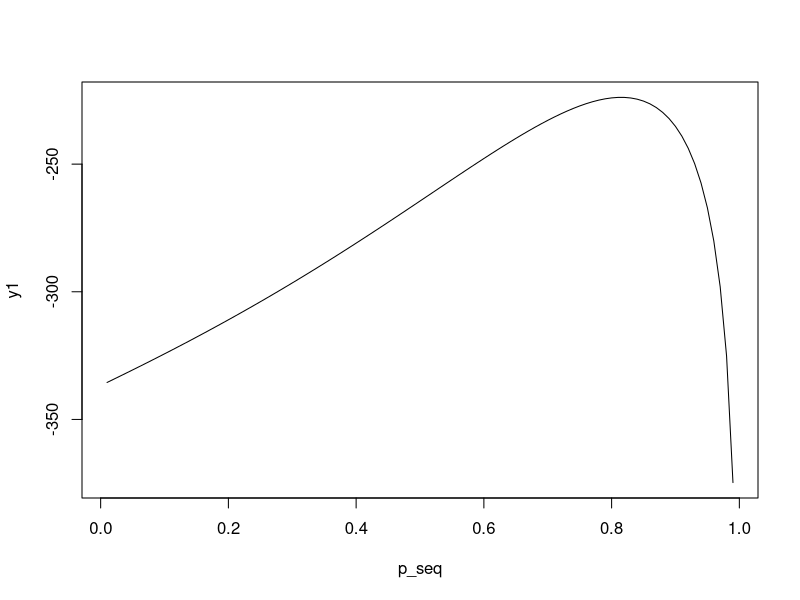
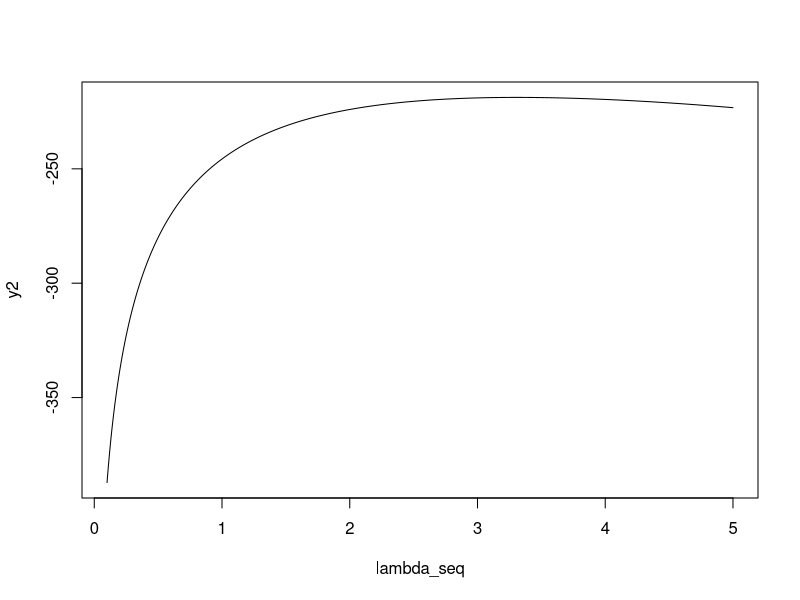
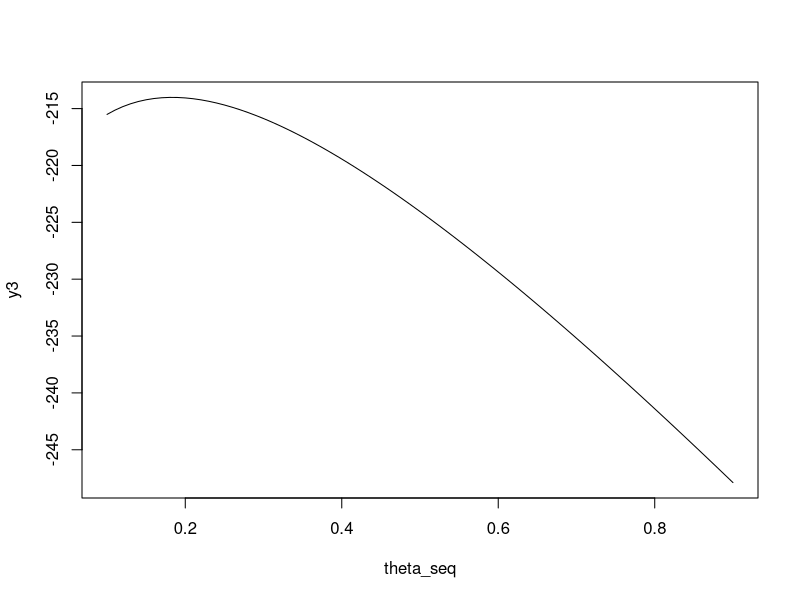

R code for these plots, in order:
# GPAR(1) Maximum Likelihood Estimation
# Author: Cleiton Moya de Almeida
#####

graphics.off()  # close all plots
rm(list=ls())	# clear the (global) environment variables
cat("\014") 	# clear the console (Ctrl+L)

# Read the data
x_df <- read.csv("data/x_120_poinar.csv", header = FALSE)
x <- as.vector(x_df$V1)
#x_df <- read.csv("earthquakes.csv", col.names = c("Ano", "Intensidade"), header=FALSE)
#x <- as.vector(x_df$Intensidade)


# Log-sum-exp auxiliary function
logsumexp <- function(x){
    c <- max(x)
    y <- c + log(sum((exp(x-c))))
    return(y)
}

# Auxiliary function to computhe the likelihood
f1 <- function(r, t, alpha, mu, xi, x){
	q <- 1-alpha
	y <- choose(x[t-1], r) * (alpha*mu + r*xi)^(r-1) * 
		(q*mu + (x[t-1]-r)*xi)^(x[t-1]-r-1)
	return(y)
}

logf1 <- function(r, t, alpha, mu, xi, x){
    q <- 1-alpha
    y <- log(choose(x[t-1], r)) + (r-1)*log(alpha*mu + r*xi) + 
        (x[t-1]-r-1)*log(q*mu + (x[t-1]-r)*xi)
    return(y)
}

# Auxiliary function to computhe the likelihood
f2 <- function(r, t, alpha, mu, xi, x){
	q <- 1-alpha
	num <- (q*mu + xi*(x[t]-r))^(x[t]-r-1) * exp(-xi*(x[t]-r))
	den <- factorial(x[t]-r)
	y <- num/den
	return(y)
}

logf2 <- function(r, t, alpha, mu, xi, x){
    q <- 1-alpha
    y <- (x[t]-r-1)*log(q*mu + xi*(x[t]-r)) -xi*(x[t]-r) - 
        log(factorial(x[t]-r))
    return(y)
}

# Likelhood function (not in logscale, just for debug)
likelihood <- function(alpha, mu, xi, x){
	q <- 1-alpha
	n <- length(x)
	c1 <- alpha^(n-1) * (q*mu)^(2*(n-1)) * exp(-q*mu*(n-1))
	
	prod <- 1
	for (t in 2:n){
		c2 <- (mu+x[t-1]*xi)^(1-x[t-1])
		Mt <- min(x[t], x[t-1])
		soma <- 0
		for (r in 0:Mt){
			soma <- soma + f1(r,t,alpha,mu,xi,x)*f2(r,t,alpha,mu,xi,x)
		}
		prod <- prod*c2*soma
	}
	prod <- c1*prod
	
	return(prod)
}

# Loglikelihood function without logsumexp
loglikelihood_old <- function(alpha, mu, xi, x){
    q <- 1-alpha
    n <- length(x)
    logc1 <- (n-1)*log(alpha) + 2*(n-1)*log(q*mu) - q*mu*(n-1)
    
    soma1 <- 0
    for (t in 2:n){
        logc2 <- -(x[t-1]-1)*log(mu + x[t-1]*xi)
        soma2 <- 0
        Mt <- min(x[t], x[t-1])
        for (r in 0:Mt){
            soma2 <- soma2 + f1(r,t,alpha,mu,xi,x)*f2(r,t,alpha,mu,xi,x)
        }
        soma1 <- soma1 + logc2 + log(soma2)
    }
    logl <- logc1 + soma1
    return(logl)
}

# Loglikelihood function (with logsumexp)
loglikelihood <- function(alpha, mu, xi, x){
    q <- 1-alpha
    n <- length(x)
    logc1 <- (n-1)*log(alpha) + 2*(n-1)*log(q*mu) - q*mu*(n-1)
    
    soma1 <- 0
    for (t in 2:n){
        logc2 <- -(x[t-1]-1)*log(mu + x[t-1]*xi)
        Mt <- min(x[t], x[t-1])
        r_seq <- 0:Mt
        
        g <- function(r) logf1(r, t, alpha, mu, xi, x) + logf2(r, t, alpha, mu, xi, x)
        logsoma2 <- logsumexp(sapply(r_seq, g))
        soma1 <- soma1 + logc2 + logsoma2
    }
    logl <- logc1 + soma1
    return(logl)
}

#####
# Compute the the likelihood and loglikelihood for conference
# Model parameters
alpha <- 0.8
mu    <- 2
xi    <- 0.5

logl1 <- log(likelihood(alpha, mu, xi, x))
logl2 <- loglikelihood(alpha, mu, xi, x)
print(logl1)
print(logl2)

# Plot the loglikelihood function holding the two other parameters
# (conditional loglikelihoods)
p_seq      <- seq(0.01, 0.99, 0.01)
lambda_seq <- seq(0.1, 5, 0.01)
theta_seq  <- seq(0.1, 0.9, 0.01)

h1 <- function(z) loglikelihood(alpha=z, mu, xi, x)
h2 <- function(z) loglikelihood(alpha, mu=z, xi, x)
h3 <- function(z) loglikelihood(alpha, mu, xi=z, x)

y1 <- sapply(p_seq, h1)
y2 <- sapply(lambda_seq, h2)
y3 <- sapply(theta_seq, h3)

plot(p_seq, y1, type="l")
plot(lambda_seq, y2, type="l")
plot(theta_seq, y3, type="l")

#####
# Compute the Maximum Likelihood Estimation (MLE)
# We use the R unconstrained non-linear optmization function nlm.
# The natural parameters of the model (alpha, xi and mu) are constrained. 
# So, before applying the nlm function, we must convert the natural parameters 
# to unsconstrained working parameters.

# Natural to working parameters
npar2wpar <- function(mu, xi, alpha){
    lambda_w <- log(mu)     # constrain: mu > 0
    theta_w  <- qlogis(xi)   # constrain: 0 <= xi < 1
    p_w      <- qlogis(alpha)       # constrain: 0 < alpha < 1 (qlogis: logit function)
    wpar     <- c(lambda_w, theta_w, p_w)
    return(wpar)
}

# Working to natural parameters
wpar2npar <- function(wpar){
    lambda_w <- wpar[1]
    theta_w  <- wpar[2]
    p_w      <- wpar[3]
    mu   <- exp(lambda_w)
    xi    <- plogis(theta_w)
    alpha        <- plogis(p_w) # logistic function
    return(list(mu=mu, xi=xi, alpha=alpha))
}

# Negative loglikelihood
nll <- function(wpar, x){
    npar <- wpar2npar(wpar)
    nll <- -loglikelihood(npar$alpha, npar$mu, npar$xi, x)
    return(nll)
}

#####
wpar <- npar2wpar(mu, xi, alpha) # working parameters
res <- nlm(nll, wpar, x)            # optmization results
mle_est <- wpar2npar(res$estimate)  # mle estimates
print(mle_est)
